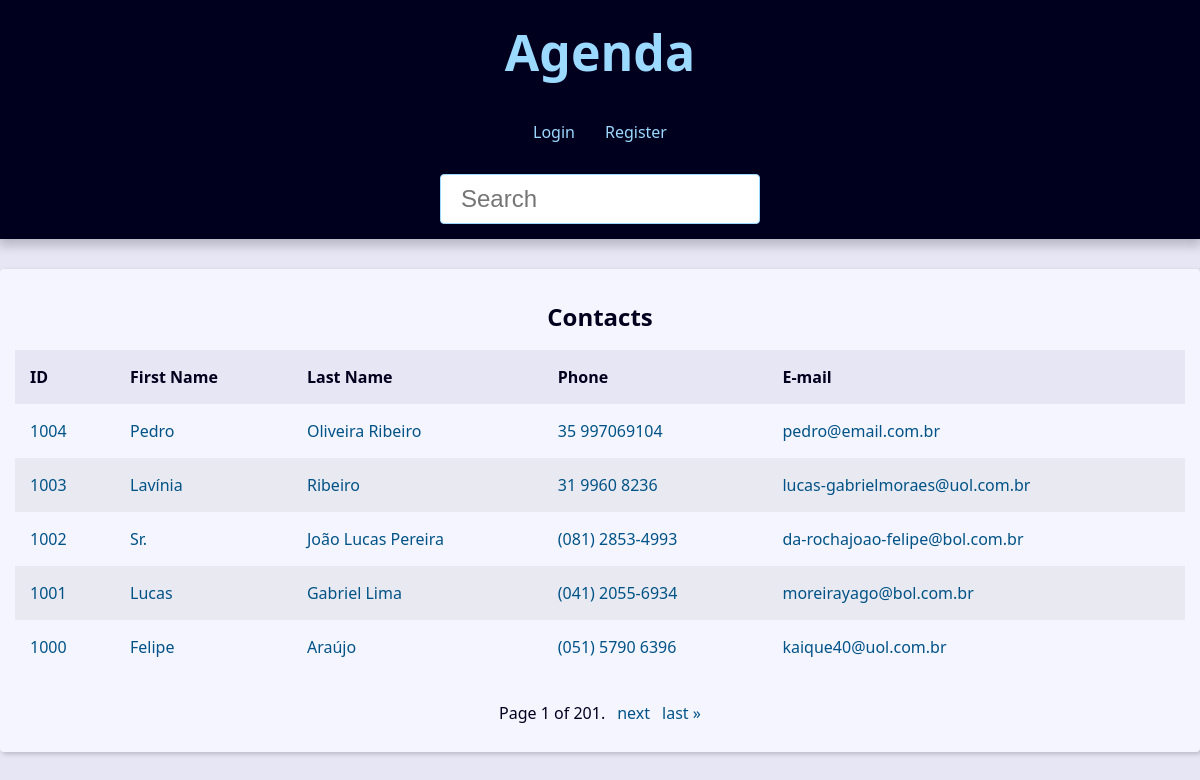
Before: / with the older database file.
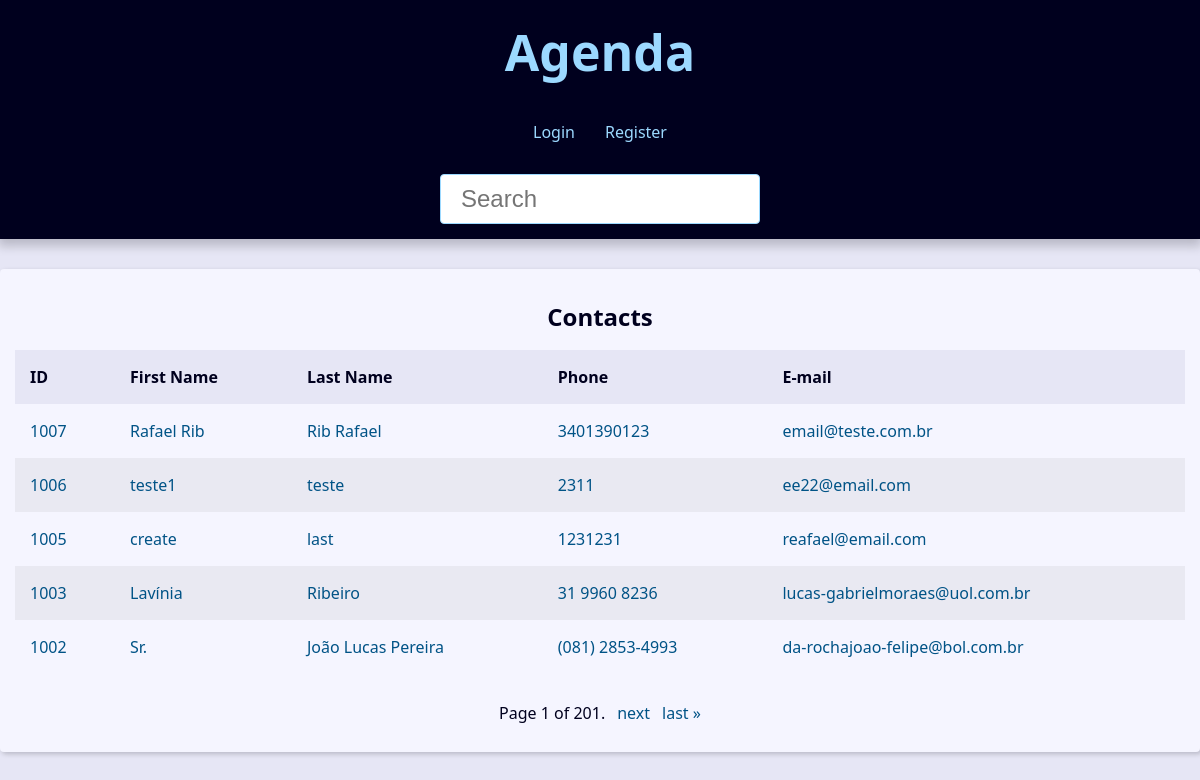
After: the same page with the newer database file.
### contact/models.py (models this page shows, shortened)
class Contact(models.Model):
    first_name = models.CharField(max_length=50)
    last_name = models.CharField(max_length=50, blank=True)
    phone = models.CharField(max_length=50)
    email = models.EmailField(max_length=254, blank=True)
    created_date = models.DateTimeField(default=timezone.now)
    discriptin = models.TextField(blank=True)
    show = models.BooleanField(default=True)
    picture = models.ImageField(blank=True, upload_to='pictures/%Y/%m/')
    category = models.ForeignKey(
        Category, # Passando a ForeignKey (Classe Category)
        on_delete=models.SET_NULL, # Setando NULL quando a categoria é deletada e um contato possui a categoria deletada.
        blank=True, null=True # Permitindo setar NULL quando for deletada
    )
    owner = models.ForeignKey(
        User, # Todo contato depende/tem que ter um User (owner) responsável por aquele contato. (Permissões)
        on_delete=models.SET_NULL,
        blank=True, null=True
    )

### contact/views/contact_views.py (the view)
# urls.py: path('', views.index, name='index'),
def index(request):
    contacts = Contact.objects.all().filter(show=True).order_by('-id')
    paginator = Paginator(contacts, 5)
    page_number = request.GET.get("page")
    page_obj = paginator.get_page(page_number)
    context = {
        'contacts': contacts,
        'page_obj': page_obj,
        'site_title': 'Contatos - '
    }
    return render(
        request,
        'contact/index.html',
        context
    )

### contact/templates/contact/index.html (shortened to what this page needs)
{% extends 'global/base.html' %}
{% block content %}
{% if page_obj %}
    <div class="responsive-table">
    <table class="contacts-table">
        <caption class="table-caption">
        Contacts
        </caption>
    <thead>
      <tr class="table-row table-row-header">
        <th class="table-header">ID</th>
        <th class="table-header">First Name</th>
        <th class="table-header">Last Name</th>
        <th class="table-header">Phone</th>
        <th class="table-header">E-mail</th>
      </tr>
    </thead>
    <tbody>
      {% for contact in page_obj %}
      <tr class="table-row">
        <td class="table-cel">
          <a class="table-link" href="{% url 'contact:contact' contact.id %}">
            {{ contact.id }}
          </a>
        </td>
        <td class="table-cel">
          <a href="#" class="table-link"> {{contact.first_name}} </a>
        </td>
        <td class="table-cel">
          <a href="#" class="table-link"> {{contact.last_name}} </a>
        </td>
        <td class="table-cel">
          <a href="#" class="table-link"> {{contact.phone}} </a>
        </td>
        <td class="table-cel">
          <a href="#" class="table-link"> {{contact.email}} </a>
        </td>
      </tr>
      {% endfor %}
    </tbody>
  </table>
</div>
{% endif %}
{% endblock content %}

Changed rows visible on the page:
removed Contact: id "1004", first_name "Pedro", last_name "Oliveira Ribeiro", phone "35 997069104", email "pedro@email.com.br"
no longer on this page (row unchanged): Contact: id "1001", first_name "Lucas", last_name "Gabriel Lima", phone "(041) 2055-6934", email "moreirayago@bol.com.br"
no longer on this page (row unchanged): Contact: id "1000", first_name "Felipe", last_name "Araújo", phone "(051) 5790 6396", email "kaique40@uol.com.br"
added Contact: id "1007", first_name "Rafael Rib", last_name "Rib Rafael", phone "3401390123", email "email@teste.com.br"
added Contact: id "1006", first_name "teste1", last_name "teste", phone "2311", email "ee22@email.com"
added Contact: id "1005", first_name "create", last_name "last", phone "1231231", email "reafael@email.com"
